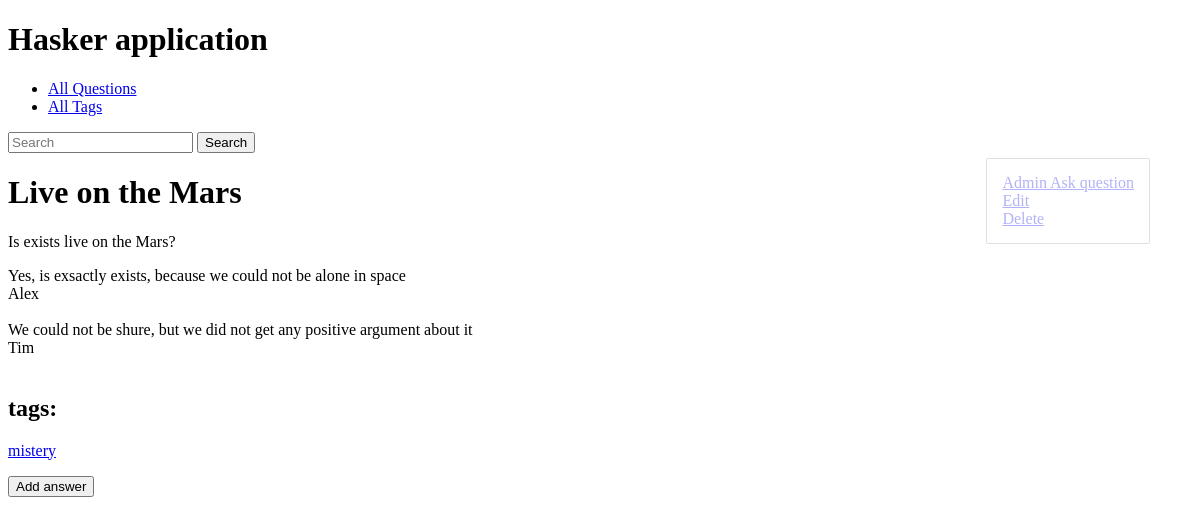
Before: /live_on_the_mars/ (signed in) with the older database file.
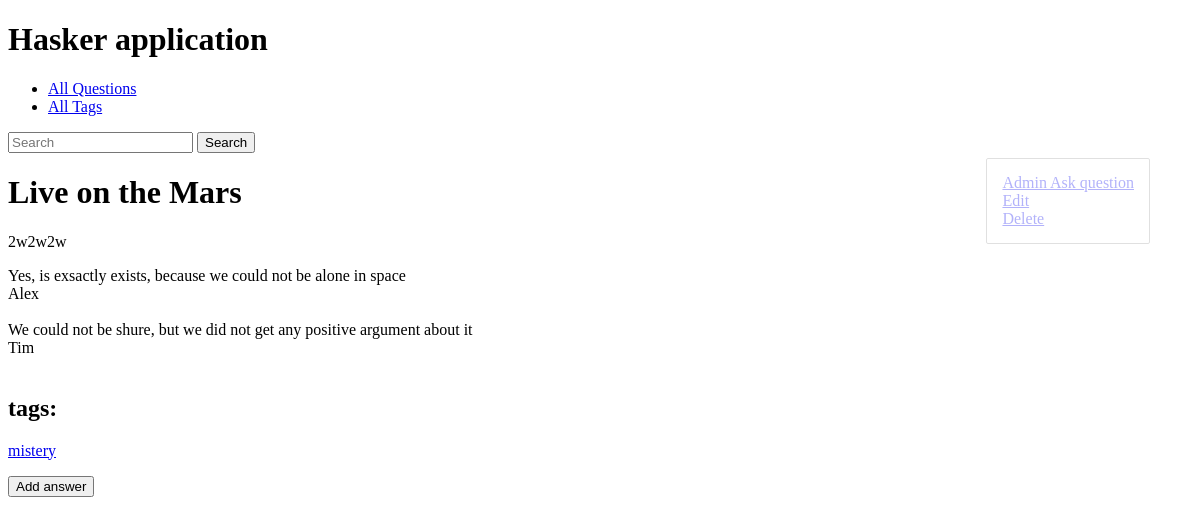
After: the same page with the newer database file.
### hasker/models.py (models this page shows, shortened)
class Question(models.Model):
    author = models.ForeignKey(User, on_delete=models.CASCADE)
    title = models.CharField(max_length=150, db_index=True)
    slug = models.SlugField(max_length=150, blank=True, unique=True)
    content = models.TextField(blank=False, db_index=True)
    tags = models.ManyToManyField('Tag', blank=True, related_name='questions')
    date_create = models.DateTimeField(auto_now_add=True)
    def get_update_url(self):
        return reverse('question_update_url', kwargs={'slug': self.slug})
    def get_delete_url(self):
        return reverse('question_delete_url', kwargs={'slug': self.slug})
    class Meta:
        ordering = ['-date_create']

class Answer(models.Model):
    user = models.ForeignKey(User, on_delete=models.CASCADE)
    question = models.ForeignKey(Question, on_delete=models.CASCADE)
    content = models.TextField(blank=False, db_index=True)
    date_create = models.DateTimeField(auto_now_add=True)
    is_correct = models.BooleanField(default=False)

class Tag(models.Model):
    title = models.CharField(max_length=50)
    slug = models.SlugField(max_length=50, unique=True)
    def get_absolute_url(self):
        return reverse('tag_detail_url', kwargs={'slug': self.slug})
    class Meta:
        ordering = ['title']

### hasker/views.py (the view)
# urls.py: path('<str:slug>/', QuestionDetail.as_view(), name='question_detail_url'),
class QuestionDetail(LoginRequiredMixin, ObjectDetailMixin, View):
    model = Question
    form_model = AnswerForm
    redirect_url = 'accounts:login'
    template = 'hasker/question_detail.html'

### hasker/utils.py (called while the page is built)
    def get(self, request, slug):
        obj = get_object_or_404(self.model, slug__iexact=slug)
        return render(request, self.template, context={self.model.__name__.lower(): obj, 'admin_object': obj, 'detail': True})

### hasker/templates/hasker/question_detail.html (shortened to what this page needs)
{% extends 'hasker/base_hasker.html' %}
{% block content %}
    <h1>
        {{ question.title }}
    </h1>
    <p>
        {{ question.content }}
    </p>
    <p>
       {% for answer in question.answer_set.all %}
            {{ answer.content }}
            <br>
            {{ answer.user  }}
            <br>
            <br>
       {% endfor %}
    </p>
    <h2> tags: </h2>
    <p>
       {% for tag in question.tags.all %}
          <p> <a href="{{ tag.get_absolute_url }}" class="but1">{{ tag.title }}</a> </p>
       {% endfor %}
    </p>
    <form action="{{ question.answer_set.save }}" method="post">
        <button type="submit">Add answer</button>
    </form>
{% endblock %}

### hasker/templates/hasker/base_hasker.html
{% extends 'base.html' %}
{% block admin-panel %}
<a href="{% url 'question_create_url' %}"> Ask question </a>
<a href="{{ admin_object.get_update_url }}" class="edit" style="{% if detail %}display: block;{% endif %}"> Edit </a>
<a href="{{ admin_object.get_delete_url }}" class="delete" style="{% if detail %}display: block;{% endif %}"> Delete </a>
{% endblock %}

### templates/base.html (shortened to what this page needs)
{% load static %}
<!DOCTYPE html>
<html lang="en">
<head>
    <link rel="stylesheet" href="{% static 'css/styles.css' %}">
</head>
<body>
<h1>Hasker application</h1>
<ul>
    <li> <a href="{% url 'questions_list_url' %}" > All Questions </a> </li>
    <li> <a href="{% url 'tags_list_url' %}" > All Tags </a> </li>
</ul>
<div>
    <form action="{% url 'questions_list_url' %}">
        <input type="search" placeholder="Search" aria-label="Search" name="search">
        <button type="submit" > Search </button>
    </form>
</div>
{% if request.user.is_authenticated %}
    <div class="admin-panel">
        <a href="/admin"> Admin </a>
            {% block admin-panel %}  {% endblock %}
    </div>
{% endif %}
{% block content %}{% endblock %}
</body>
</html>

### static/css/styles.css (style rules this page uses)
.admin-panel { border: 1px solid #999; border-radius: 2px; position: fixed; right: 50px; head: 15px; opacity: 0.3; padding: 15px; margin: 5px 0; }
a.edit, a.delete { display: none; }

Changed rows visible on the page:
changed Question "Live on the Mars": content "Is exists live on the Mars?" → "2w2w2w"
